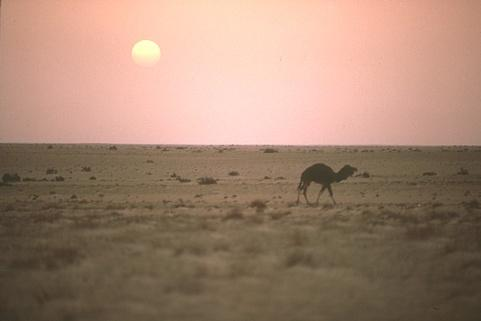
#> input picture data/camel.jpg, 481 x 321 px
$ python ncut.py ../data/camel.jpg   (older library calls are emulated)
#> lines starting #> are read from the running program, lines starting #| are printed output that depends on the picture
"""
ncut.py

Core class and runner for Normalized Cuts Image Segmentation. Constructs a Region Adjacency Graph
(RAG) over an image, and then recursively performs Normalized Cuts on it to segment the image.

Inspired by skimage implementation of Normalized Cuts.
"""
from scipy import sparse
from scipy.sparse import linalg
from skimage import segmentation, color
from skimage.future import graph
import cv2
import networkx as nx
import numpy as np
import sys


class NCutSegment():
    def __init__(self, image):
        """
        Instantiate the NCut Segmenter with the path to the given image.

        :param image: Path to the image to segment.
        """
#> called with image = '../data/camel.jpg'
        self.image = cv2.imread(image)
#> self.image is the input picture: shape (321, 481, 3); mean B, G, R 113.9, 133.1, 163.5

    def cluster(self, num_clusters, compactness):
        """
        Run loose K-Means clustering over the image, to construct super-pixels for use in creating
        the Region-Adjacency-Graph (RAG).

        :param num_clusters: Number of super-pixels to partition.
        :param compactness: How much to weight space/color proximity (higher --> Space proximity)
        :return: Numpy Matrix same shape as the original image, with cluster labels.
        """
#> called with num_clusters = 321, compactness = 30
        return segmentation.slic(self.image, compactness=compactness, n_segments=num_clusters)
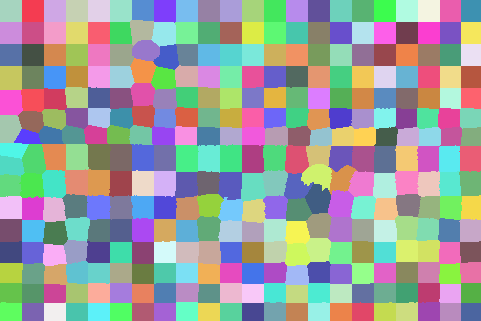
#> returned value: shape (321, 481) int64; 330 distinct labels, from 1 to 330; one colour per label, 0 black

    def construct_rag(self, labels):
        """
        Construct the region adjacency graph using the Super-Pixel (labels) as graph nodes.

        :param labels: Super-Pixel Labels.
        :return: NetworkX Graph representing the Region-Adjacency-Graph.
        """
        return graph.rag_mean_color(self.image, labels, mode='similarity')

    def ncut(self, labels, rag, thresh=0.001, num_cuts=10, max_edge=1.0):
        """
        Perform the N-Cut Algorithm given the super-pixels, and the RAG (Graph).

        :param labels: Labels for each super-pixel (RAG Node)
        :param rag: Actual NX Graph, with Nodes and Weighted Edges
        :param thresh: Graph won't be further divided if the value of the n-cut exceeds this.
        :param num_cuts: Number of N-Cuts to perform before determining the optimal cut.
        :param max_edge: Maximum possible edge value (i.e. for a self-edge)
        :return: Numpy Matrix same shape as the original image, with segment labels.
        """
        for node in rag.nodes_iter():
            rag.add_edge(node, node, weight=max_edge)

        self.ncut_recurse(rag, thresh, num_cuts)

        map_array = np.zeros(labels.max() + 1, dtype=labels.dtype)

        # Mapping from old labels to new
        for n, d in rag.nodes_iter(data=True):
            map_array[d['labels']] = d['ncut label']

        return map_array[labels]

    # [158 lines left out: functions ncut_recurse, argmin2, get_min_ncut, partition_by_cut, ncut_cost, cut_cost and 1 more, not called in this run]

if __name__ == "__main__":
    # Build the segmenter
    args = sys.argv
    segmenter = NCutSegment(args[1])

    # Get the super-pixeled image
    cluster_labels = segmenter.cluster(segmenter.image.shape[0], 30)
    super_pixels = color.label2rgb(cluster_labels, segmenter.image, kind='avg')
    border_image = segmentation.mark_boundaries(super_pixels, cluster_labels, (0, 0, 0))
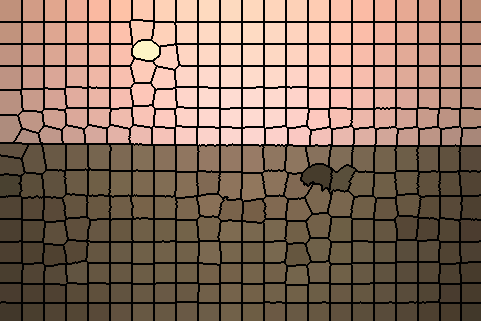
#> border_image: shape (321, 481, 3) float64; mean B, G, R 0.371, 0.434, 0.533

    # Construct the Region Adjacency Graph over the Super-Pixeled Image
    g = segmenter.construct_rag(cluster_labels)

    # Do the Normalized Cuts
    n_cuts = segmenter.ncut(cluster_labels, g)
#> (the run stopped early here; a loop or call above may not have finished)

$ run again, on data/mountains.jpg
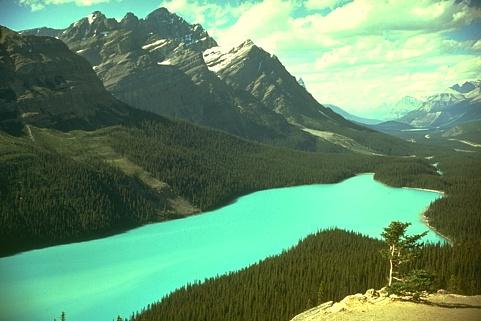
#> input picture data/mountains.jpg, 481 x 321 px
#> in __init__, self.image is the input picture: shape (321, 481, 3); mean B, G, R 108.5, 142.6, 101.1
#> in cluster, `return segmentation.slic(self.image, compactness=compactness, n_segmen..`:
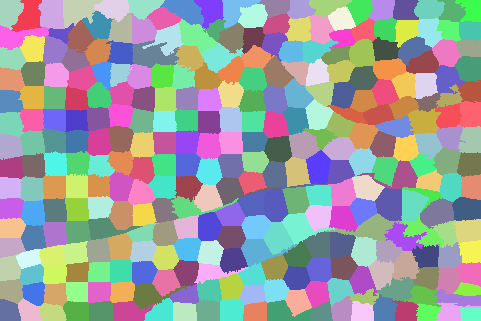
#> returned value: shape (321, 481) int64; 310 distinct labels, from 1 to 310; one colour per label, 0 black
#> `border_image = segmentation.mark_boundaries(super_pixels, cluster_labe..`:
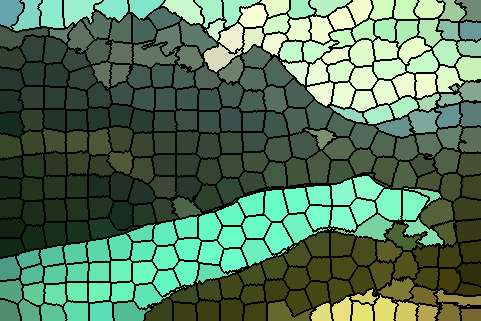
#> border_image: shape (321, 481, 3) float64; mean B, G, R 0.353, 0.465, 0.329
